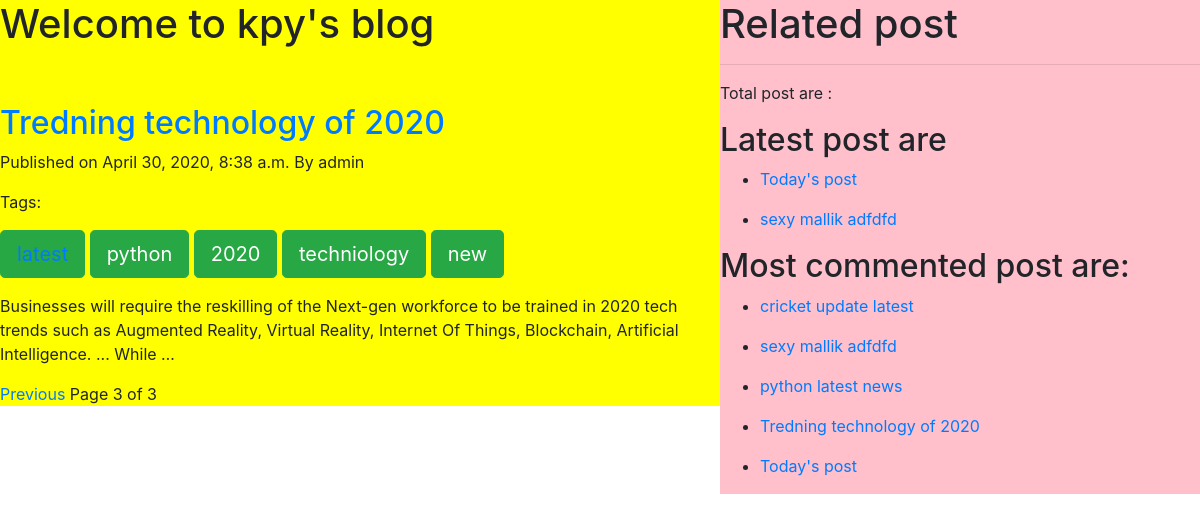
/?page=3, run on the app's committed database.
### testapp/models.py (models this page shows, shortened)
class post(models.Model):
    STATUS_CHOICES=(('draft','Draft'),('published','Published'))
    title=models.CharField(max_length=300)
    slug=models.SlugField(max_length=254)
    author=models.ForeignKey(User,related_name='blog_posts',on_delete=models.CASCADE)
    body=models.TextField()
    publish=models.DateTimeField(default=timezone.now)
    created=models.DateTimeField(auto_now_add=True)
    updated=models.DateTimeField(auto_now=True)
    status=models.CharField(max_length=10,choices=STATUS_CHOICES,default='draft')
    tags=TaggableManager()
    class Meta:
        ordering=['-publish']

### testapp/views.py (the view)
# urls.py: path('',views.post_view),
def post_view(request,t_name=None):
    post_data=post.objects.all()
    latest=post_data.order_by('-created')[:2]#to get latest post
    most_commented=post_data.annotate(c_c=Count('comments')).order_by('-c_c')
    tag=None
    if t_name:
        tag=get_object_or_404(Tag,name=t_name)
        post_data=post_data.filter(tags__in=[tag])
    paginator=Paginator(post_data,2)
    page_number=request.GET.get('page')
    try:
        post_data=paginator.page(page_number)
    except PageNotAnInteger:
        post_data=paginator.page(1)
    except EmptyPage:
        post_data=paginator.page(paginator.num_pages)
    return render(request,'testapp/home.html',{'post_data':post_data,'tag':tag,'latest':latest,'most':most_commented})

### templates/testapp/home.html (shortened to what this page needs)
{%extends 'testapp/base.html'%}
{%block contain%}
<h1>Welcome to kpy's blog</h1><br><br>
{%if tag%}
<h2>Your related tag:{{tag.name}} result below</h2>
{%for data in post_data%}
<h2><a href="/{{data.id}}/{{data.slug}}">{{data.title}}</a> </h2>
<p>Published on {{data.publish}} By {{data.author}}</p>
{{data.body|truncatewords:30|linebreaks}}
{%endfor%}
{%include 'testapp/paginator.html' with page=post_data%}
{%else%}
{%for data in post_data%}
<h2><a href="/{{data.id}}/{{data.slug}}">{{data.title}}</a> </h2>
<p>Published on {{data.publish}} By {{data.author}}</p>
<p>Tags:{% for each in data.tags.all%} <a href="{%url 'second' each.name%}"><div class="btn btn-lg btn-success">
{{each.name}}</div></a>{%endfor%}</p>
{{data.body|truncatewords:30|linebreaks}}
{%endfor%}
{%include 'testapp/paginator.html' with page=post_data%}
{%endif%}
{%endblock%}
{%block sidebar%}
<h1>Related post</h1><hr>
<p>Total post are : </p>
<h2>Latest post are</h2>
{%for each in latest%}
<ul>
  <li><a href="/{{each.id}}/{{each.slug}}"">{{each.title}}</a></li>
</ul>
{%endfor%}
<h2>Most commented post are:</h2>
{%for each in most%}
<ul>
  <li><a href="/{{each.id}}/{{each.slug}}"">{{each.title}}</a></li>
</ul>
{%endfor%}
{%endblock%}

### data on the page
post: title "Tredning technology of 2020", publish "April 30, 2020, 8:38 a.m.", author "admin", body "Businesses will require the reskilling of the Next-gen workforce to be trained in 2020 tech trends such as Augmented Reality, Virtual Reality, Internet Of Things, Blockchain, Artificial Intelligence. ... While …"
Tag: name "python"
Tag: name "2020"
Tag: name "techniology"
Tag: name "new"
post: title "Today's post"
post: title "sexy mallik adfdfd"
post: title "cricket update latest"
post: title "python latest news"

### other printed values
{{ page.number }} "3"
{{ page.paginator.num_pages }} "3"
